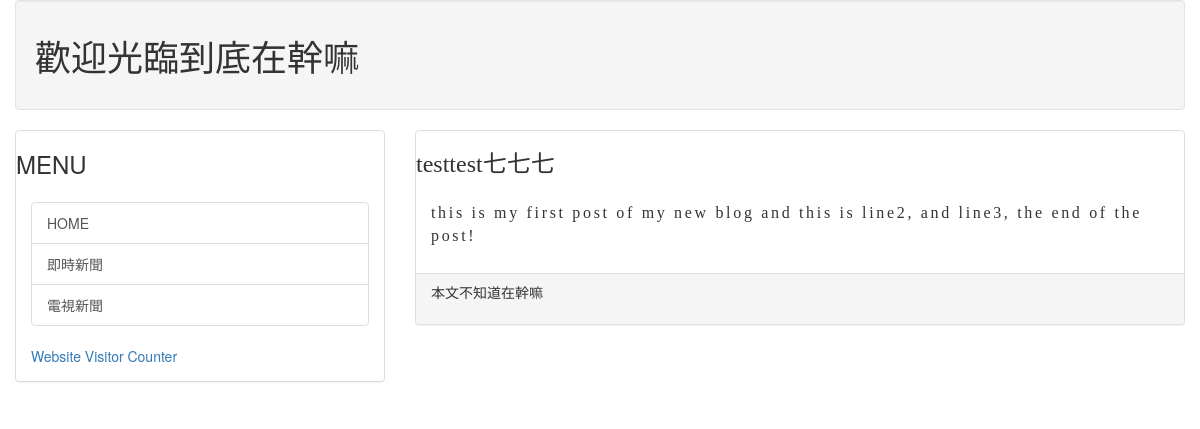
The page /post/firstpost/ on the database its author committed.
### mainsite/models.py (models this page shows, shortened)
class Post(models.Model):
    title = models.CharField(max_length=200)
    slug = models.CharField(max_length=200)
    body = models.TextField()
    pub_date = models.DateTimeField(default=timezone.now)
    class Meta:
        ordering=('-pub_date',)

### mainsite/views.py (the view)
# urls.py: path('post/<slug:slug>/',showpost),
def showpost(request,slug):
    try:
        post = Post.objects.get(slug=slug)
        if post != None :
            return render(request,'post.html',locals())
    except :
        return redirect('/')

### templates/post.html (shortened to what this page needs)
{% extends 'base.html' %}
{% block headmessage %}
    <h3 style='font-family:微軟正黑體;'>{{post.title}}</h3>
{% endblock %}
{% block content %}
    <p style='font-family:微軟正黑體;font-size:12pt;letter-spacing:2pt;'>
        {{post.body}}</a>
    </p>
{% endblock %}

### rows shown on the page
Post: title "testtest七七七", body "this is my first post of my new blog and this is line2, and line3, the end of the post!"
